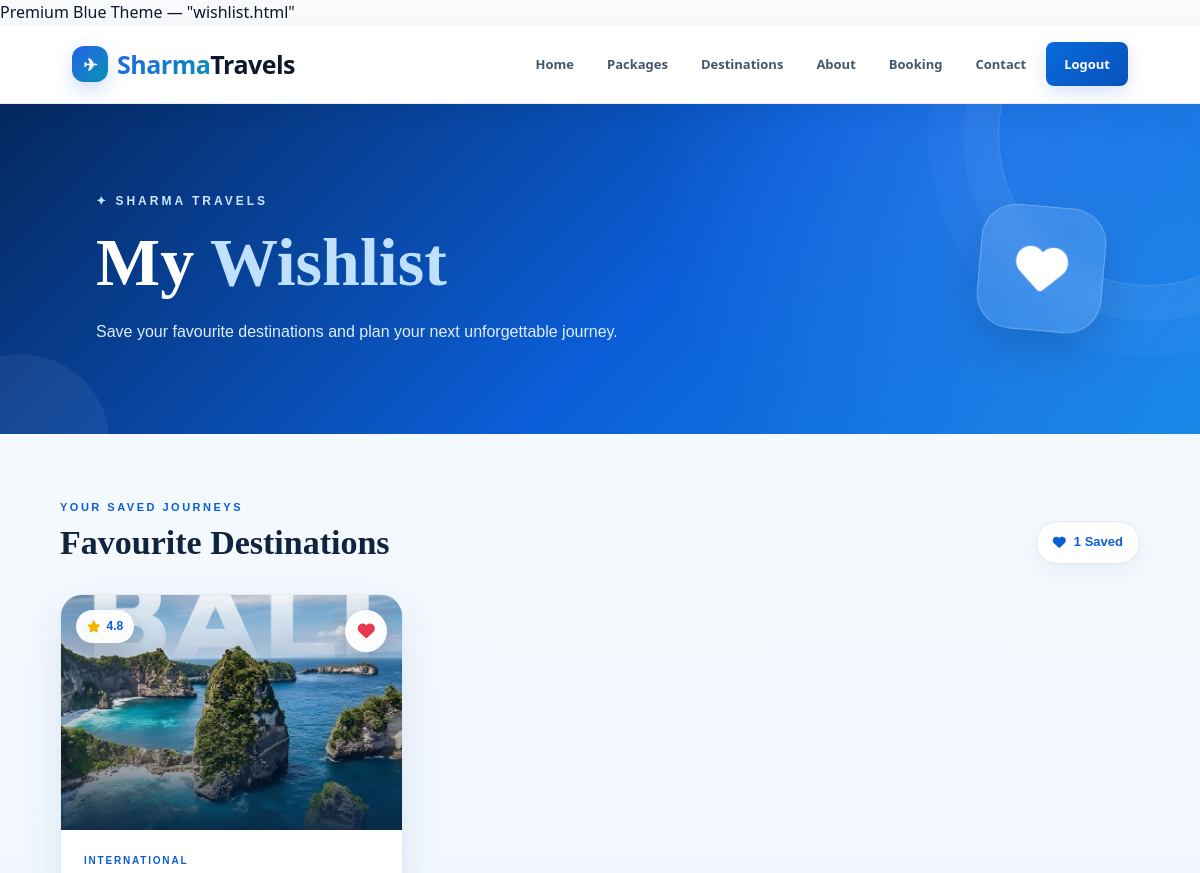
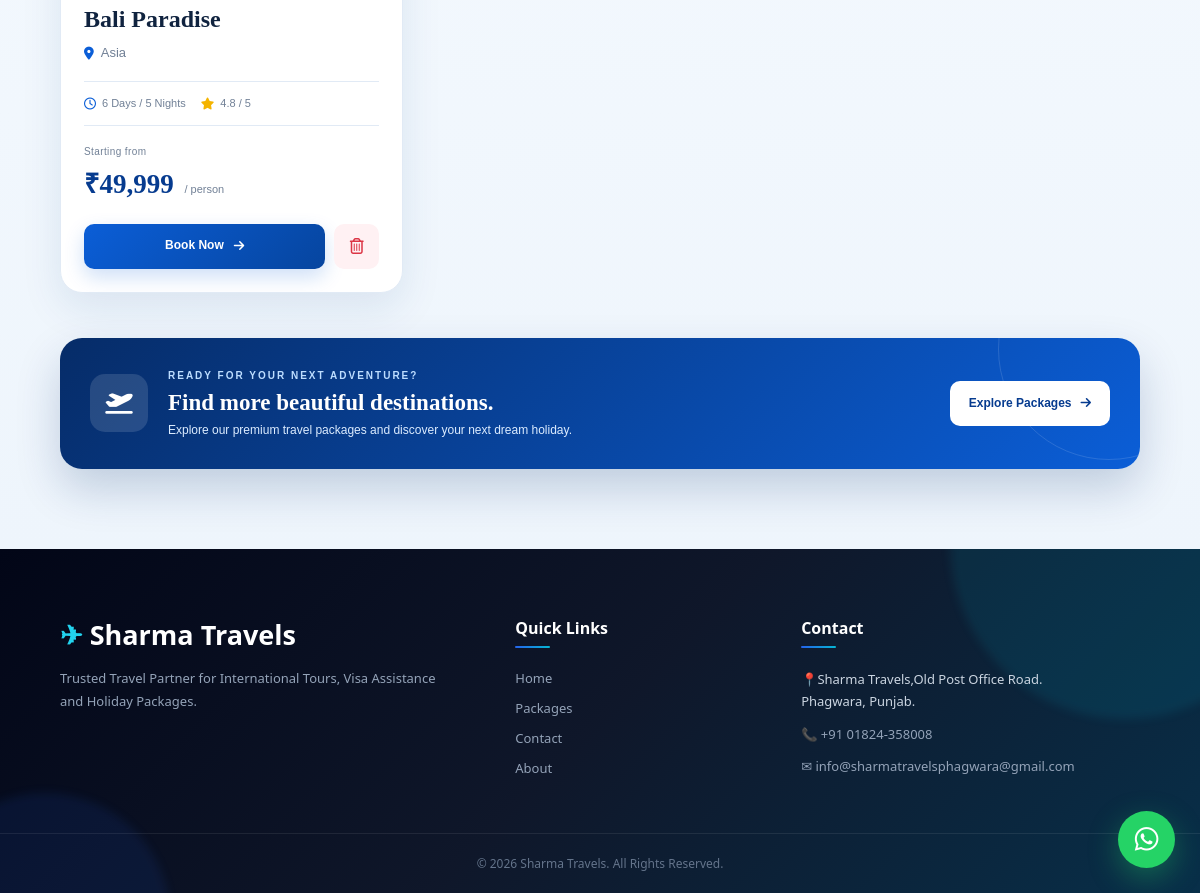
The app's page /wishlist (signed in) with its own data (2 pictures, top to bottom).
### app.py (models this page shows)
class Package(db.Model):
    id = db.Column(
        db.Integer,
        primary_key=True
    )
    title = db.Column(
        db.String(200),
        nullable=False
    )
    category = db.Column(
        db.String(100)
    )
    continent = db.Column(
        db.String(100)
    )
    duration = db.Column(
        db.String(100)
    )
    price = db.Column(
        db.String(50)
    )
    featured = db.Column(
        db.Boolean,
        default=False
    )
    active = db.Column(
        db.Boolean,
        default=True
    )
    image = db.Column(
        db.String(500)
    )
    rating = db.Column(
        db.Float,
        default=0
    )

### app.py (the view)
@app.route("/wishlist")
def wishlist():
    if not session.get("user_id"):
        return redirect(url_for("login"))
    info = BusinessInfo.query.first()
    wishlist_items = Wishlist.query.filter_by(
        user_id=session.get("user_id")
    ).all()
    wishlist_packages = []
    for item in wishlist_items:
        package_item = db.session.get(
            Package,
            item.package_id
        )
        if package_item:
            wishlist_packages.append(package_item)
    return render_template(
        "wishlist.html",
        info=info,
        wishlist=wishlist_packages
    )

### templates/wishlist.html (shortened to what this page needs)
{% extends "base.html" %}
{% block content %}
<section class="wishlist-page">
    <div class="wishlist-hero">
        <div class="wishlist-hero-content">
            <span class="wishlist-label">
                ✦ SHARMA TRAVELS
            </span>
            <h1>
                My <span>Wishlist</span>
            </h1>
            <p>
                Save your favourite destinations and plan
                your next unforgettable journey.
            </p>
        </div>
        <div class="wishlist-hero-icon">
            <i class="fa-solid fa-heart"></i>
        </div>
    </div>
    <section class="wishlist-container">
        {% if wishlist %}
        <div class="wishlist-topbar">
            <div>
                <span class="wishlist-small-title">
                    YOUR SAVED JOURNEYS
                </span>
                <h2>
                    Favourite Destinations
                </h2>
            </div>
            <div class="wishlist-count">
                <i class="fa-solid fa-heart"></i>
                {{ wishlist|length }} Saved
            </div>
        </div>
        <div class="wishlist-grid">
            {% for item in wishlist %}
            <article class="wishlist-card">
                <div class="wishlist-image">
                    <img
                        src="{{ url_for('static', filename='images/' + item.image) }}"
                        alt="{{ item.title }}"
                    >
                    <div class="wishlist-image-overlay"></div>
                    <span class="wishlist-badge">
                        <i class="fa-solid fa-star"></i>
                        {{ item.rating }}
                    </span>
                    <a
                        href="{{ url_for('remove_from_wishlist', package_id=item.id) }}"
                        class="remove-wishlist"
                        title="Remove from Wishlist"
                        onclick="return confirm('Remove this destination from your wishlist?');"
                    >
                        <i class="fa-solid fa-heart"></i>
                    </a>
                </div>
                <div class="wishlist-content">
                    <span class="wishlist-category">
                        {{ item.category }}
                    </span>
                    <h3>
                        {{ item.title }}
                    </h3>
                    <div class="wishlist-location">
                        <i class="fa-solid fa-location-dot"></i>
                        <span>
                            {{ item.continent }}
                        </span>
                    </div>
                    <div class="wishlist-info">
                        <div>
                            <i class="fa-regular fa-clock"></i>
                            <span>
                                {{ item.duration }}
                            </span>
                        </div>
                        <div>
                            <i class="fa-solid fa-star"></i>
                            <span>
                                {{ item.rating }} / 5
                            </span>
                        </div>
                    </div>
                    <div class="wishlist-price">
                        <div>
                            <span>
                                Starting from
                            </span>
                            <strong>
                                {{ item.price }}
                            </strong>
                            <small>
                                / person
                            </small>
                        </div>
                    </div>
                    <div class="wishlist-actions">
                        <a
                            href="{{ url_for('booking', package_id=item.id) }}"
                            class="wishlist-book-btn"
                        >
                            <span>
                                Book Now
                            </span>
                            <i class="fa-solid fa-arrow-right"></i>
                        </a>
                        <a
                            href="{{ url_for('remove_from_wishlist', package_id=item.id) }}"
                            class="wishlist-remove-btn"
                            title="Remove"
                        >
                            <i class="fa-regular fa-trash-can"></i>
                        </a>
                    </div>
                </div>
            </article>
            {% endfor %}
        </div>
        <div class="wishlist-cta">
            <div class="wishlist-cta-icon">
                <i class="fa-solid fa-plane-departure"></i>
            </div>
            <div class="wishlist-cta-content">
                <span>
                    READY FOR YOUR NEXT ADVENTURE?
                </span>
                <h2>
                    Find more beautiful destinations.
                </h2>
                <p>
                    Explore our premium travel packages
                    and discover your next dream holiday.
                </p>
            </div>
            <a
                href="{{ url_for('package') }}"
                class="wishlist-explore-btn"
            >
                Explore Packages
                <i class="fa-solid fa-arrow-right"></i>
            </a>
        </div>
        {% endif %}
    </section>
</section>
{% endblock %}

### records on screen
Package: image (picture), rating "4.8", category "INTERNATIONAL", title "Bali Paradise", continent "Asia", duration "6 Days / 5 Nights", price "₹49,999"

### other values on screen
{{ wishlist|length }} "1"
